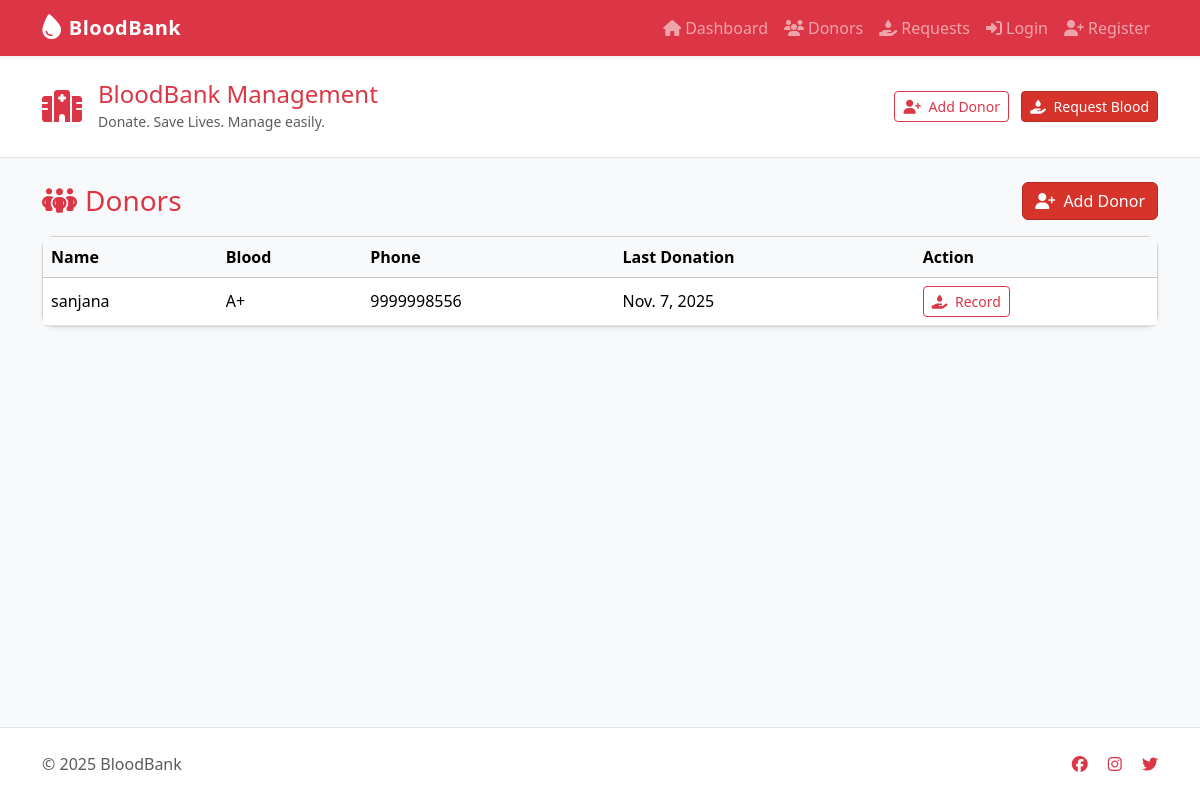
Screenshot of /donors/ with the database file from the repository.
### bloodbank/models.py (models this page shows, shortened)
class Donor(models.Model):
    name = models.CharField(max_length=200)
    email = models.EmailField(blank=True, null=True)
    phone = models.CharField(max_length=20, blank=True)
    blood_group = models.CharField(max_length=3, choices=BLOOD_GROUPS)
    last_donation = models.DateField(blank=True, null=True)
    address = models.TextField(blank=True)

### bloodbank/views.py (the view)
# urls.py: path('donors/', views.donors_list, name='donors_list'),
def donors_list(request):
    donors = Donor.objects.all().order_by('name')
    return render(request, 'bloodbank/donors_list.html', {'donors': donors})

### templates/bloodbank/donors_list.html
{% extends 'bloodbank/base.html' %}
{% block content %}
<div class="d-flex justify-content-between align-items-center mb-3">
  <h3 class="mb-0 text-danger"><i class="fa-solid fa-people-group me-2"></i>Donors</h3>
  <a class="btn btn-danger" href="{% url 'add_donor' %}"><i class="fa-solid fa-user-plus me-1"></i> Add Donor</a>
</div>
<div class="card shadow-sm">
  <div class="card-body p-0">
    <table class="table table-hover mb-0 align-middle">
      <thead class="table-light">
        <tr><th>Name</th><th>Blood</th><th>Phone</th><th>Last Donation</th><th>Action</th></tr>
      </thead>
      <tbody>
        {% for d in donors %}
        <tr>
          <td>{{ d.name }}</td><td>{{ d.blood_group }}</td><td>{{ d.phone }}</td><td>{{ d.last_donation|default:'-' }}</td>
          <td><a class="btn btn-sm btn-outline-danger" href="{% url 'record_donation' d.id %}"><i class="fa-solid fa-hand-holding-droplet me-1"></i> Record</a></td>
        </tr>
        {% endfor %}
      </tbody>
    </table>
  </div>
</div>
{% endblock %}

### static/css/custom.css (style rules this page uses)
body { background: #f8f9fb; }
.card { border-radius: 12px; }
.btn-danger { background: #d6332a; border-color: #b02a23; }

### templates/bloodbank/base.html (style rules this page uses)
body { background-color: #f8f9fa; min-height: 100vh; display: flex; flex-direction: column; }

### rows the page displays
Donor: name "sanjana", blood_group "A+", phone "9999998556", last_donation "Nov. 7, 2025"
